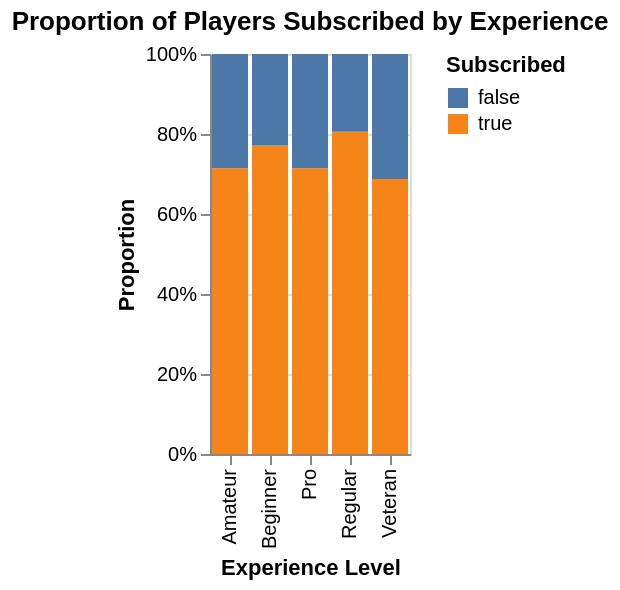

Here is the notebook cell this chart was saved with:
### Markdown cell above
From this data, we can conclude that the players most likely to be subscribed are younger players - those between ~7 to ~28. Next, we can graph player subscription status by experience.

### Code cell
proportion_chart = (
    alt.Chart(players)
    .mark_bar()
    .encode(
        x=alt.X('experience:N', title='Experience Level'),
        y=alt.Y('count()', stack='normalize', title='Proportion'),
        color=alt.Color('subscribe:N', title='Subscribed')
    )
    .properties(height=200, title='Proportion of Players Subscribed by Experience')
)
proportion_chart

### Figure 1 — Vega-Lite specification as saved in the notebook (floating-point values rounded to 4 significant figures; data arrays with more than 128 entries replaced by an {"elided": "..."} marker saying what was removed)
{"config": {"view": {"continuousWidth": 300, "continuousHeight": 300}}, "data": {"name": "data-ce4363b1cc149d2771de4f7f6f9a7330"}, "mark": {"type": "bar"}, "encoding": {"color": {"field": "subscribe", "title": "Subscribed", "type": "nominal"}, "x": {"field": "experience", "title": "Experience Level", "type": "nominal"}, "y": {"aggregate": "count", "stack": "normalize", "title": "Proportion", "type": "quantitative"}}, "height": 200, "title": "Proportion of Players Subscribed by Experience", "$schema": "https://vega.github.io/schema/vega-lite/v5.20.1.json", "datasets": {"data-ce4363b1cc149d2771de4f7f6f9a7330": {"elided": "196 records"}}}
